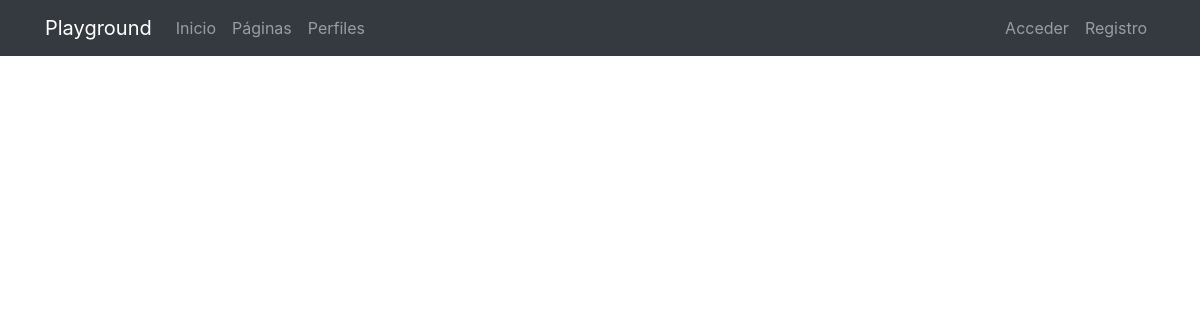
The app's page /pages/, older data.
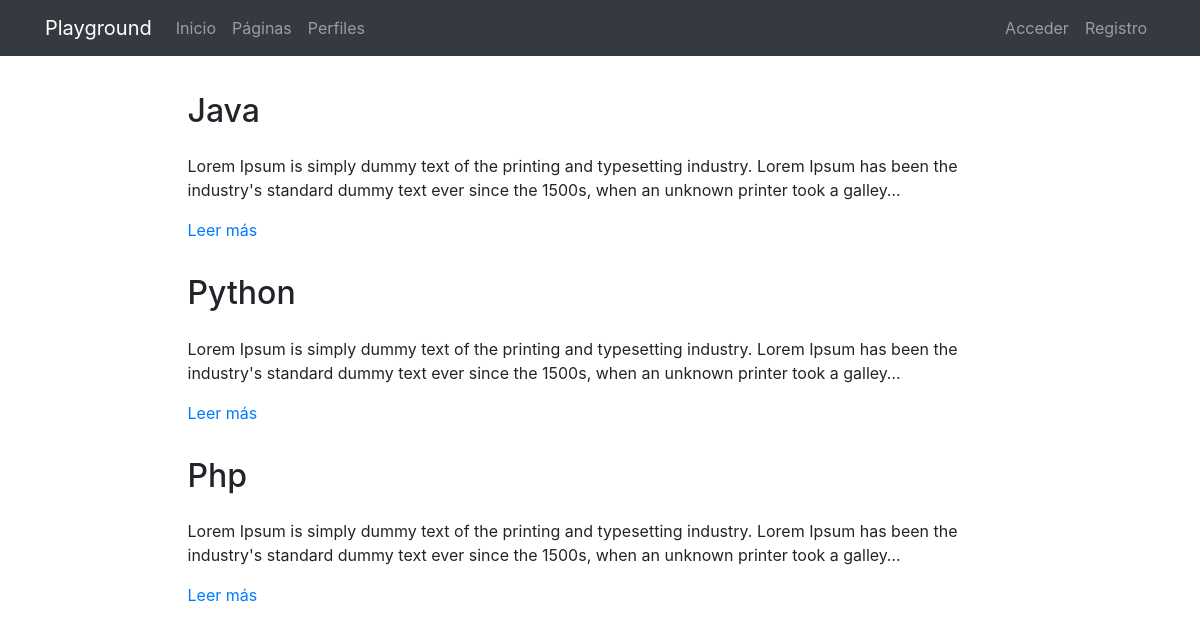
The same page, newer data.
### pages/models.py (models this page shows, shortened)
class Page(models.Model):
    title = models.CharField(verbose_name="Título", max_length=200)
    content = RichTextField(verbose_name="Contenido")
    order = models.SmallIntegerField(verbose_name="Orden", default=0)
    created = models.DateTimeField(auto_now_add=True, verbose_name="Fecha de creación")
    updated = models.DateTimeField(auto_now=True, verbose_name="Fecha de edición")
    class Meta:
        verbose_name = "página"
        verbose_name_plural = "páginas"
        ordering = ['order', 'title']

### pages/views.py (the view)
# urls.py: path('', PageListView.as_view(), name='pages'),
class PageListView(ListView):
    model = Page

### pages/templates/pages/page_list.html (shortened to what this page needs)
{% extends 'core/base.html' %}
{% load static %}
{% block content %}
{% include 'pages/includes/pages_menu.html' %}
<main role="main">
  <div class="container mb-4">
    {% for page in page_list|dictsort:"id" reversed %}
      <div class="row mt-3">
        <div class="col-md-9 mx-auto">
          <h2 class="mb-4">{{page.title}}</h2>
          <div>
            <p>{{page.content|striptags|safe|truncatechars:"200"}}</p>
            <p><a href="{% url 'pages:page' page.id page.title|slugify %}">Leer más</a>
            </p>
          </div>
        </div>
      </div>
    {% endfor %}
  </div>
</main>
{% endblock %}

Row changes from the older to the newer data that the page shows:
added Page: title "Java", content "Lorem Ipsum is simply dummy text of the printing and typesetting industry. Lorem Ipsum has been the industry's standard dummy text ever since the 1500s, when an unknown printer took a galley…"
added Page: title "Python", content "Lorem Ipsum is simply dummy text of the printing and typesetting industry. Lorem Ipsum has been the industry's standard dummy text ever since the 1500s, when an unknown printer took a galley…"
added Page: title "Php", content "Lorem Ipsum is simply dummy text of the printing and typesetting industry. Lorem Ipsum has been the industry's standard dummy text ever since the 1500s, when an unknown printer took a galley…"
